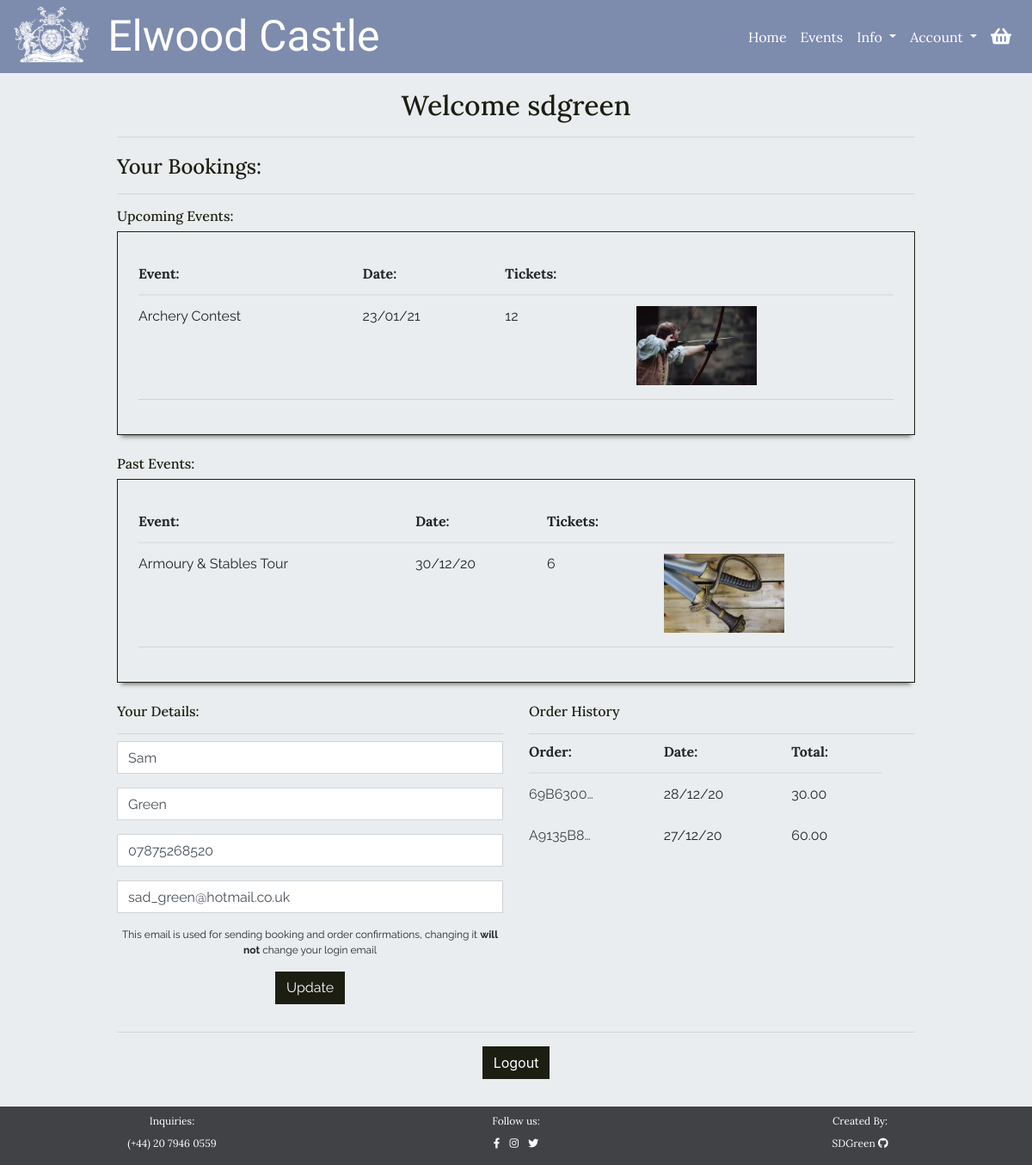
Page /user/home/ (signed in) on the earlier database version.
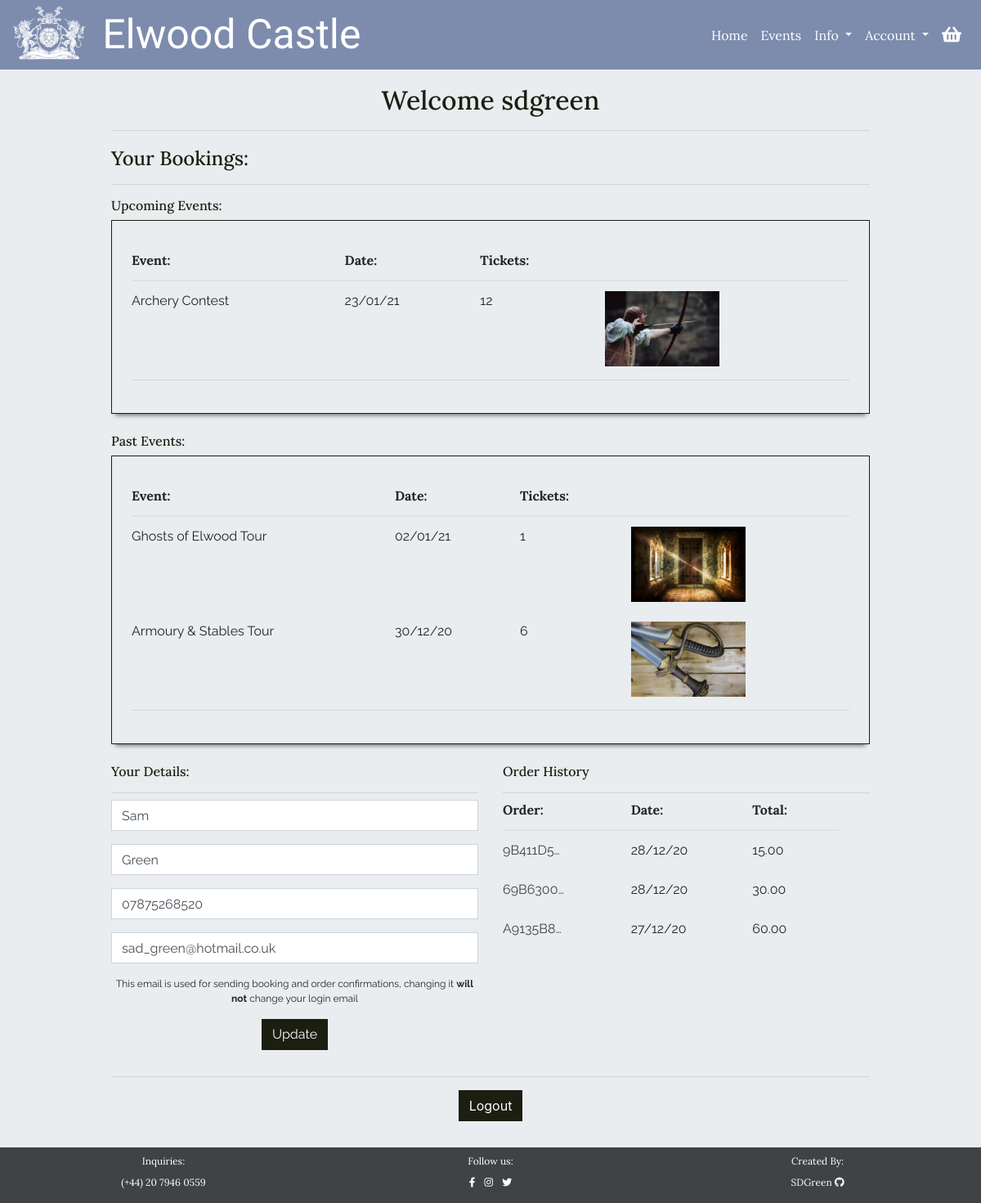
Same page on the later database version.
### checkout/models.py (models this page shows, shortened)
class EventBooking(models.Model):
    confirmation_number = models.CharField(max_length=32, null=False,
                                           editable=False)
    order = models.ForeignKey(Order, null=False, blank=False,
                              on_delete=models.CASCADE,
                              related_name='bookings')
    event = models.ForeignKey(Event, null=False, blank=False,
                              on_delete=models.CASCADE,)
    date = models.DateField(auto_now=False, auto_now_add=False,
                            null=False, blank=False)
    ticket_quantity = models.IntegerField()
    booking_total = models.DecimalField(max_digits=7, decimal_places=2,
                                        null=False, blank=False,
                                        editable=False, default=0)

class Order(models.Model):
    user_account = models.ForeignKey(UserAccount, null=True, blank=True,
                                     on_delete=models.SET_NULL,
                                     related_name='orders')
    order_number = models.CharField(max_length=32, null=False, editable=False)
    first_name = models.CharField(max_length=100, null=False, blank=False)
    last_name = models.CharField(max_length=200, null=False, blank=False)
    email = models.EmailField(max_length=200, null=False, blank=False)
    phone_number = models.CharField(max_length=20, null=True, blank=True)
    date = models.DateTimeField(auto_now_add=True)
    stripe_id = models.CharField(max_length=27, null=False, blank=False)
    total = models.DecimalField(max_digits=7, decimal_places=2,
                                null=True, blank=False, default=0)

### events/models.py (models this page shows)
class Event(models.Model):
    category = models.ForeignKey('Category', null=True, blank=True,
                                 on_delete=models.SET_NULL)
    name = models.CharField(max_length=254)
    description = models.TextField()
    price = models.DecimalField(max_digits=8, decimal_places=2, blank=False)
    start_time = models.TimeField()
    rating = models.DecimalField(max_digits=2, decimal_places=1, null=True,
                                 blank=True)
    day_ticket_limit = models.PositiveIntegerField(blank=False,
                                                   validators=[
                                                      MaxValueValidator(200)
                                                    ])
    supervision = models.BooleanField(default=True, null=True, blank=True)
    age_restricted = models.BooleanField(default=True, null=True, blank=False)
    image = models.ImageField(null=True, blank=True)
    def __str__(self):
        return self.name

### user_account/models.py (models this page shows, shortened)
class UserAccount(models.Model):
    user = models.OneToOneField(User, on_delete=models.CASCADE, related_name='useraccount')
    first_name = models.CharField(max_length=100, null=True, blank=True)
    last_name = models.CharField(max_length=200, null=True, blank=True)
    email = models.EmailField(max_length=200, null=True, blank=True)
    phone_number = models.CharField(max_length=20, null=True, blank=True)

### user_account/views.py (the view)
# urls.py: path('home/', views.user_home, name="user_home"),
@login_required
def user_home(request):
    useraccount = None
    bookings = None
    try:
        useraccount = UserAccount.objects.get(user__username=request.user)
        bookings = EventBooking.objects.filter(
            order__user_account=useraccount).order_by('-date')
    except UserAccount.DoesNotExist:
        messages.error(request, """Sorry, we couldn't find your account
                                information, please get in contact so we
                                can fix this for you""")
        return redirect(reverse('events'))
    no_bookings = False
    if not bookings:
        no_bookings = True
    today = datetime.datetime.today()
    upcoming_bookings = bookings.filter(date__gte=today).order_by("date")
    past_bookings = bookings.filter(date__lt=today)
    orders = useraccount.orders.all().order_by("-date")
    user_form = UserForm(instance=useraccount)
    context = {
        'useraccount': useraccount,
        'upcoming_bookings': upcoming_bookings,
        'past_bookings': past_bookings,
        'no_bookings': no_bookings,
        'orders': orders,
        'user_form': user_form
    }
    return render(request, 'user_account/user_home.html', context)

### user_account/templates/user_account/user_home.html (shortened to what this page needs)
{% extends 'base.html' %}
{% load crispy_forms_tags %}
{% block content %}
<div id="small-page">
    <div class="color-overlay">
        <div class="container-fluid guttered p-3">
            <div class="row pt-1 mb-2">
                <div class="col-12 mb-2">
                    <h2 class="heading-text color-title text-center ext-l mb-0">Welcome {{request.user}}</h2>
                    <hr class="mb-1">
                </div>
            </div>
            <div class="row mt-1 mb-4">
                <div class="col-12">
                    <h2 class="heading-text color-title text-l mb-0">Your Bookings:</h2>
                    <hr>
                </div>
                {% if no_bookings %}
                <div class="col-12">
                    <div class="empty-box below-shadow mx-auto text-center">
                        <h5 class="heading-text text-m mb-2">You have no bookings...</h5>
                        <a class="btn button heading-text text-m" href="{% url 'events' %}">See Events</a>
                    </div>
                </div>
                {% else %}
                <div class="col-12">
                    {% if upcoming_bookings %}
                    <h2 class="heading-text color-title text-m mb-2">Upcoming Events:</h2>
                    <div class="booking-container below-shadow p-4">
                        <table class="table mb-1 table-responsive-sm">
                            <thead class="heading-text text-m">
                                <tr>
                                    <th scope="col">Event:</th>
                                    <th scope="col"></th>
                                    <th scope="col">Date:</th>
                                    <th scope="col">Tickets:</th>
                                    <th scope="col"></th>
                                </tr>
                            </thead>
                            <tbody class="body-text text-m">
                                {% for booking in upcoming_bookings %}
                                <tr>
                                    <td colspan="2">
                                        {{ booking.event }}
                                    </td>
                                    <td>
                                        {{ booking.date|date:"d/m/y"}}
                                    </td>
                                    <td>{{ booking.ticket_quantity }}
                                    </td>
                                    <td class="d-none d-md-inline-block">
                                        <img class="img-fluid" src="{{ booking.event.image.url }}"
                                            alt="{{ booking.event.name }}">
                                    </td>
                                </tr>
                                {% endfor %}
                            </tbody>
                        </table>
                        <hr class="mt-0 mb-3">
                    </div>
                    {% endif %}
                    {% if past_bookings %}
                    <h2 class="heading-text color-title text-m mt-4 mb-2">Past Events:</h2>
                    <div class="booking-container below-shadow p-4">
                        <table class="table mb-1 table-responsive-sm">
                            <thead class="heading-text text-m">
                                <tr>
                                    <th scope="col">Event:</th>
                                    <th scope="col"></th>
                                    <th scope="col">Date:</th>
                                    <th scope="col">Tickets:</th>
                                    <th scope="col"></th>
                                </tr>
                            </thead>
                            <tbody class="body-text text-m">
                                {% for booking in past_bookings %}
                                <tr>
                                    <td colspan="2">
                                        {{ booking.event }}
                                    </td>
                                    <td>
                                        {{ booking.date|date:"d/m/y"}}
                                    </td>
                                    <td>{{ booking.ticket_quantity }}
                                    </td>
                                    <td class="d-none d-md-inline-block">
                                        <img class="img-fluid" src="{{ booking.event.image.url }}"
                                            alt="{{ booking.event.name }}">
                                    </td>
                                </tr>
                                {% endfor %}
                            </tbody>
                        </table>
                        <hr class="mt-0 mb-3">
                    </div>
                    {% endif %}
                </div>
                {% endif %}
            </div>
            <div class="row mt-1 mb-3">
                <div class="col-12 col-sm-6 p-0 pl-sm-0">
                    <div class="col-12">
                        <h2 class="heading-text color-title text-m mb-0">Your Details:</h2>
                        <hr class="mb-2">
                    </div>
                    <div class="col-12 body-text">
                            <form action="{% url 'update_details' %}" method="POST">
                                {{ user_form.first_name | as_crispy_field }}
                                {{ user_form.last_name | as_crispy_field }}
                                {{ user_form.phone_number | as_crispy_field }}
                                {{ user_form.email | as_crispy_field }}
                                <p class="body-text text-s text-center">This email is used for sending booking and order confirmations, changing it <strong>will not</strong> change your login email</p>
                                <input class="d-block btn button mx-auto" type="submit" value="Update">
                            </form>
                    </div>
                </div>
                <div class="col-12 col-sm-6 p-0 pr-sm-0">
                    <div class="col-12">
                        <h2 class="heading-text color-title text-m mb-0">Order History</h2>
                        <hr class="mb-2">
                    </div>
                    {% if orders %}
                    <div id="order-history" class="col-12 body-text">
                        <table class="table mb-1">
                            <thead class="heading-text text-m">
                                <tr>
                                    <th class="pt-0" scope="col">Order:</th>
                                    <th class="pt-0" scope="col">Date:</th>
                                    <th class="pt-0" scope="col">Total:</th>
                                </tr>
                            </thead>
                            <tbody class="body-text text-m">
                                {% for order in orders %}
                                <tr>
                                    <td>
                                        <a href="{% url 'order_summary' order.order_number %}"
                                            class="text-link">{{ order.order_number|truncatechars:8 }}</a>
                                    </td>
                                    <td>
                                        {{ order.date|date:"d/m/y"}}
                                    </td>
                                    <td>{{ order.total }}
                                    </td>
                                    <td class="d-none d-md-inline-block">
                                    </td>
                                </tr>
                                {% endfor %}
                            </tbody>
                        </table>
                    </div>
                    {% else %}
                    <div class="col-12 body-text">
                        <p>You have no orders</p>
                    </div>
                    {% endif %}
                </div>
            </div>
            <div class="row mt-1 mb-3">
                <div class="col-12 text-center">
                    <hr>
                    <a href="{% url 'account_logout' %}" class="btn button">Logout</a>
                </div>
            </div>
        </div>
    </div>
</div>
{% endblock %}

### templates/base.html (shortened to what this page needs)
{% load static %}
<!DOCTYPE html>
<html lang="en">
<head>
    {% block core_css %}
    <link rel="stylesheet" href="https://cdn.jsdelivr.net/npm/bootstrap@4.5.3/dist/css/bootstrap.min.css"
>
    <link rel="stylesheet" href="https://use.fontawesome.com/releases/v5.15.1/css/all.css"
>
    <link rel="stylesheet" href="{% static 'css/style.css' %}" type="text/css">
    {% endblock %}
</head>
<body>
    <header class="fixed-top">
        <nav id="main-navbar" class="navbar navbar-expand-lg">
            <a class="navbar-brand" href="{% url 'index' %}">
                <img id="navbar-logo" src="{% static 'logos/navbar_logo.png' %}" alt="Elwood Logo">
                <span class="ml-3 logo-text text-xxl d-none d-lg-inline">Elwood Castle</span>
            </a>
            <ul class="nav order-lg-2 heading-text">
                <li class="nav-item my-auto dropdown">
                    <a class="dropdown-toggle nav-link" href="#" role="button" id="account-dropdownMenuLink"
                        data-toggle="dropdown" aria-haspopup="true" aria-expanded="false">
                        <span class="d-none d-lg-inline-block">Account</span>
                    </a>
                </li>
                <li class="nav-item">
                    <a class="nav-link" href="{% url 'view_basket' %}">
                        <i class="fas fa-shopping-basket fa-lg"></i>
                    </a>
                </li>
            </ul>
            <div class=" order-lg-1 collapse navbar-collapse" id="navbarText">
                <ul class="navbar-nav ml-auto heading-text">
                    <li class="nav-item active">
                        <a class="nav-link" href="{% url 'index' %}">Home <span class="sr-only">(current)</span></a>
                    </li>
                    <li class="nav-item">
                        <a class="nav-link" href="{% url 'events' %}">Events</a>
                    </li>
                    <li class="nav-item my-auto dropdown">
                        <a class="dropdown-toggle nav-link" href="#" role="button" id="info-dropdownMenuLink"
                            data-toggle="dropdown" aria-haspopup="true" aria-expanded="false">
                            Info
                        </a>
                    </li>
                </ul>
            </div>
        </nav>
    </header>
    <div id="banner">
    </div>
    {% block content %}
    {% endblock %}
    <footer class="d-block">
        <div class="row heading-text text-s pt-2">
            <div class="col-4 text-center">
                <p class="mb-2">Inquiries:</p>
                <p class="text-m">(+44) 20 7946 0559</p>
            </div>
            <div class="col-4 text-center">
                <p class="mb-2">Follow us:</p>
                <a class="footer-link text-m" target="_blank" href="{% url 'unavaliable' %}"><i
                        class="fab fa-facebook-f"></i></a>
                <a class="footer-link text-m" target="_blank" href="{% url 'unavaliable' %}"><i
                        class="fab fa-instagram mx-2"></i></a>
                <a class="footer-link text-m" target="_blank" href="{% url 'unavaliable' %}"><i
                        class="fab fa-twitter"></i></a>
            </div>
            <div class="col-4 text-center">
                <p class="mb-2">Created By:</p>
                <a class="footer-link text-m" target="_blank" href="https://github.com/SDGreen">
                    <p class="d-lg-inline-block">SDGreen <i class="fab fa-github"></i></p>
                </a>
            </div>
        </div>
    </footer>
</body>
</html>

Differences in the rows shown:
added EventBooking: event "Ghosts of Elwood Tour", date "02/01/21", ticket_quantity "1", event.image (picture), shown under "Past Events:"
added Order: order_number "9B411D5…", date "28/12/20", total "15.00"
